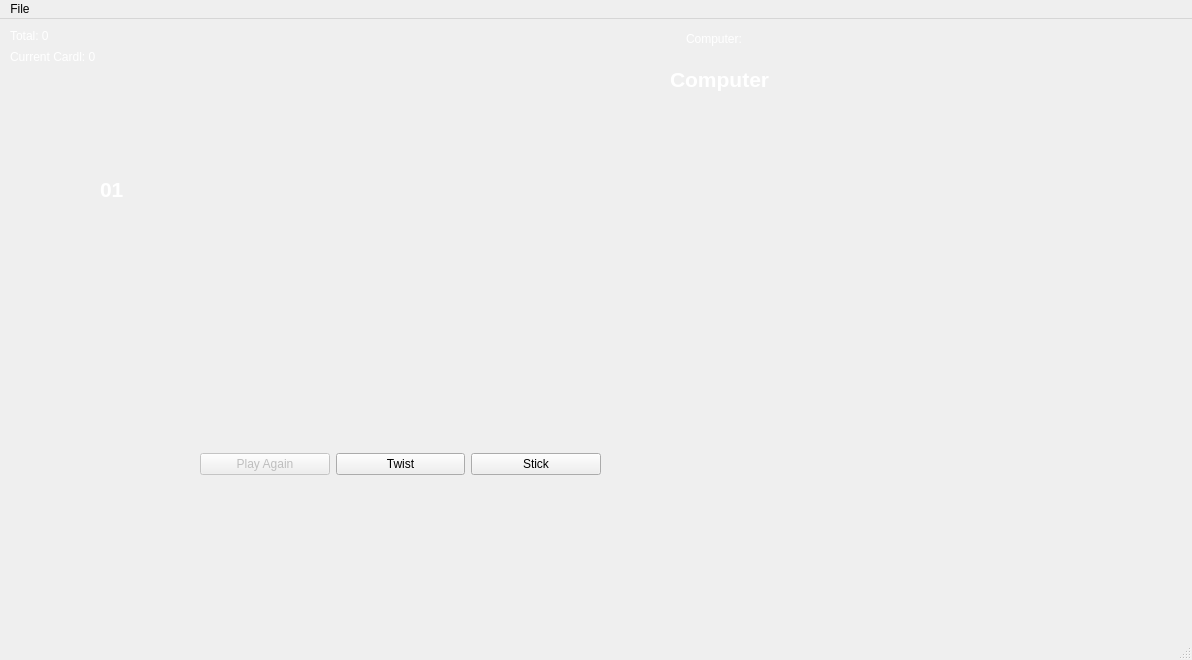
<?xml version="1.0" encoding="UTF-8"?>
<ui version="4.0">
 <class>PlayWindow</class>
 <widget class="QMainWindow" name="PlayWindow">
  <property name="geometry">
   <rect>
    <x>0</x>
    <y>0</y>
    <width>1192</width>
    <height>660</height>
   </rect>
  </property>
  <property name="baseSize">
   <size>
    <width>1200</width>
    <height>800</height>
   </size>
  </property>
  <property name="windowTitle">
   <string>BlackJack C++ Made by Dominic Heal</string>
  </property>
  <widget class="QWidget" name="centralwidget">
   <widget class="QLabel" name="tableLabel">
    <property name="geometry">
     <rect>
      <x>0</x>
      <y>0</y>
      <width>8</width>
      <height>17</height>
     </rect>
    </property>
    <property name="baseSize">
     <size>
      <width>1000</width>
      <height>700</height>
     </size>
    </property>
    <property name="text">
     <string/>
    </property>
   </widget>
   <widget class="QWidget" name="layoutWidget">
    <property name="geometry">
     <rect>
      <x>200</x>
      <y>430</y>
      <width>401</width>
      <height>30</height>
     </rect>
    </property>
    <layout class="QHBoxLayout" name="horizontalLayout">
     <item>
      <widget class="QPushButton" name="playagainButton">
       <property name="enabled">
        <bool>false</bool>
       </property>
       <property name="text">
        <string>Play Again</string>
       </property>
      </widget>
     </item>
     <item>
      <widget class="QPushButton" name="twistButton">
       <property name="text">
        <string>Twist</string>
       </property>
      </widget>
     </item>
     <item>
      <widget class="QPushButton" name="stickButton">
       <property name="text">
        <string>Stick</string>
       </property>
      </widget>
     </item>
    </layout>
   </widget>
   <widget class="QLabel" name="playertotalLabel">
    <property name="geometry">
     <rect>
      <x>10</x>
      <y>10</y>
      <width>47</width>
      <height>13</height>
     </rect>
    </property>
    <property name="palette">
     <palette>
      <active>
       <colorrole role="WindowText">
        <brush brushstyle="SolidPattern">
         <color alpha="255">
          <red>255</red>
          <green>255</green>
          <blue>255</blue>
         </color>
        </brush>
       </colorrole>
      </active>
      <inactive>
       <colorrole role="WindowText">
        <brush brushstyle="SolidPattern">
         <color alpha="255">
          <red>255</red>
          <green>255</green>
          <blue>255</blue>
         </color>
        </brush>
       </colorrole>
      </inactive>
      <disabled>
       <colorrole role="WindowText">
        <brush brushstyle="SolidPattern">
         <color alpha="255">
          <red>120</red>
          <green>120</green>
          <blue>120</blue>
         </color>
        </brush>
       </colorrole>
      </disabled>
     </palette>
    </property>
    <property name="text">
     <string>Total: 0</string>
    </property>
   </widget>
   <widget class="QLabel" name="playercurrentLabel">
    <property name="geometry">
     <rect>
      <x>10</x>
      <y>30</y>
      <width>111</width>
      <height>16</height>
     </rect>
    </property>
    <property name="palette">
     <palette>
      <active>
       <colorrole role="WindowText">
        <brush brushstyle="SolidPattern">
         <color alpha="255">
          <red>255</red>
          <green>255</green>
          <blue>255</blue>
         </color>
        </brush>
       </colorrole>
      </active>
      <inactive>
       <colorrole role="WindowText">
        <brush brushstyle="SolidPattern">
         <color alpha="255">
          <red>255</red>
          <green>255</green>
          <blue>255</blue>
         </color>
        </brush>
       </colorrole>
      </inactive>
      <disabled>
       <colorrole role="WindowText">
        <brush brushstyle="SolidPattern">
         <color alpha="255">
          <red>120</red>
          <green>120</green>
          <blue>120</blue>
         </color>
        </brush>
       </colorrole>
      </disabled>
     </palette>
    </property>
    <property name="text">
     <string>Current Cardl: 0</string>
    </property>
   </widget>
   <widget class="QLabel" name="youLabel">
    <property name="geometry">
     <rect>
      <x>100</x>
      <y>150</y>
      <width>61</width>
      <height>41</height>
     </rect>
    </property>
    <property name="palette">
     <palette>
      <active>
       <colorrole role="WindowText">
        <brush brushstyle="SolidPattern">
         <color alpha="255">
          <red>255</red>
          <green>255</green>
          <blue>255</blue>
         </color>
        </brush>
       </colorrole>
      </active>
      <inactive>
       <colorrole role="WindowText">
        <brush brushstyle="SolidPattern">
         <color alpha="255">
          <red>255</red>
          <green>255</green>
          <blue>255</blue>
         </color>
        </brush>
       </colorrole>
      </inactive>
      <disabled>
       <colorrole role="WindowText">
        <brush brushstyle="SolidPattern">
         <color alpha="255">
          <red>120</red>
          <green>120</green>
          <blue>120</blue>
         </color>
        </brush>
       </colorrole>
      </disabled>
     </palette>
    </property>
    <property name="font">
     <font>
      <pointsize>16</pointsize>
      <weight>75</weight>
      <bold>true</bold>
     </font>
    </property>
    <property name="text">
     <string>01</string>
    </property>
   </widget>
   <widget class="QLabel" name="computerLabel">
    <property name="geometry">
     <rect>
      <x>670</x>
      <y>40</y>
      <width>161</width>
      <height>41</height>
     </rect>
    </property>
    <property name="palette">
     <palette>
      <active>
       <colorrole role="WindowText">
        <brush brushstyle="SolidPattern">
         <color alpha="255">
          <red>255</red>
          <green>255</green>
          <blue>255</blue>
         </color>
        </brush>
       </colorrole>
      </active>
      <inactive>
       <colorrole role="WindowText">
        <brush brushstyle="SolidPattern">
         <color alpha="255">
          <red>255</red>
          <green>255</green>
          <blue>255</blue>
         </color>
        </brush>
       </colorrole>
      </inactive>
      <disabled>
       <colorrole role="WindowText">
        <brush brushstyle="SolidPattern">
         <color alpha="255">
          <red>120</red>
          <green>120</green>
          <blue>120</blue>
         </color>
        </brush>
       </colorrole>
      </disabled>
     </palette>
    </property>
    <property name="font">
     <font>
      <pointsize>16</pointsize>
      <weight>75</weight>
      <bold>true</bold>
     </font>
    </property>
    <property name="text">
     <string>Computer</string>
    </property>
   </widget>
   <widget class="QLabel" name="computerScoreLabel">
    <property name="geometry">
     <rect>
      <x>686</x>
      <y>10</y>
      <width>111</width>
      <height>20</height>
     </rect>
    </property>
    <property name="palette">
     <palette>
      <active>
       <colorrole role="WindowText">
        <brush brushstyle="SolidPattern">
         <color alpha="255">
          <red>255</red>
          <green>255</green>
          <blue>255</blue>
         </color>
        </brush>
       </colorrole>
      </active>
      <inactive>
       <colorrole role="WindowText">
        <brush brushstyle="SolidPattern">
         <color alpha="255">
          <red>255</red>
          <green>255</green>
          <blue>255</blue>
         </color>
        </brush>
       </colorrole>
      </inactive>
      <disabled>
       <colorrole role="WindowText">
        <brush brushstyle="SolidPattern">
         <color alpha="255">
          <red>120</red>
          <green>120</green>
          <blue>120</blue>
         </color>
        </brush>
       </colorrole>
      </disabled>
     </palette>
    </property>
    <property name="text">
     <string>Computer:</string>
    </property>
   </widget>
   <widget class="QLabel" name="statusLabel">
    <property name="geometry">
     <rect>
      <x>115</x>
      <y>350</y>
      <width>47</width>
      <height>13</height>
     </rect>
    </property>
    <property name="palette">
     <palette>
      <active>
       <colorrole role="WindowText">
        <brush brushstyle="SolidPattern">
         <color alpha="255">
          <red>255</red>
          <green>255</green>
          <blue>255</blue>
         </color>
        </brush>
       </colorrole>
      </active>
      <inactive>
       <colorrole role="WindowText">
        <brush brushstyle="SolidPattern">
         <color alpha="255">
          <red>255</red>
          <green>255</green>
          <blue>255</blue>
         </color>
        </brush>
       </colorrole>
      </inactive>
      <disabled>
       <colorrole role="WindowText">
        <brush brushstyle="SolidPattern">
         <color alpha="255">
          <red>120</red>
          <green>120</green>
          <blue>120</blue>
         </color>
        </brush>
       </colorrole>
      </disabled>
     </palette>
    </property>
    <property name="text">
     <string/>
    </property>
   </widget>
   <widget class="QLabel" name="computerStatusLabel">
    <property name="geometry">
     <rect>
      <x>630</x>
      <y>350</y>
      <width>47</width>
      <height>13</height>
     </rect>
    </property>
    <property name="palette">
     <palette>
      <active>
       <colorrole role="WindowText">
        <brush brushstyle="SolidPattern">
         <color alpha="255">
          <red>255</red>
          <green>255</green>
          <blue>255</blue>
         </color>
        </brush>
       </colorrole>
      </active>
      <inactive>
       <colorrole role="WindowText">
        <brush brushstyle="SolidPattern">
         <color alpha="255">
          <red>255</red>
          <green>255</green>
          <blue>255</blue>
         </color>
        </brush>
       </colorrole>
      </inactive>
      <disabled>
       <colorrole role="WindowText">
        <brush brushstyle="SolidPattern">
         <color alpha="255">
          <red>120</red>
          <green>120</green>
          <blue>120</blue>
         </color>
        </brush>
       </colorrole>
      </disabled>
     </palette>
    </property>
    <property name="text">
     <string/>
    </property>
   </widget>
   <widget class="QLabel" name="outcomeLabel">
    <property name="geometry">
     <rect>
      <x>910</x>
      <y>390</y>
      <width>281</width>
      <height>121</height>
     </rect>
    </property>
    <property name="palette">
     <palette>
      <active>
       <colorrole role="WindowText">
        <brush brushstyle="SolidPattern">
         <color alpha="255">
          <red>255</red>
          <green>0</green>
          <blue>0</blue>
         </color>
        </brush>
       </colorrole>
      </active>
      <inactive>
       <colorrole role="WindowText">
        <brush brushstyle="SolidPattern">
         <color alpha="255">
          <red>255</red>
          <green>0</green>
          <blue>0</blue>
         </color>
        </brush>
       </colorrole>
      </inactive>
      <disabled>
       <colorrole role="WindowText">
        <brush brushstyle="SolidPattern">
         <color alpha="255">
          <red>120</red>
          <green>120</green>
          <blue>120</blue>
         </color>
        </brush>
       </colorrole>
      </disabled>
     </palette>
    </property>
    <property name="font">
     <font>
      <pointsize>16</pointsize>
      <weight>75</weight>
      <bold>true</bold>
     </font>
    </property>
    <property name="text">
     <string/>
    </property>
    <property name="alignment">
     <set>Qt::AlignCenter</set>
    </property>
   </widget>
   <widget class="QWidget" name="gridLayoutWidget">
    <property name="geometry">
     <rect>
      <x>0</x>
      <y>200</y>
      <width>381</width>
      <height>101</height>
     </rect>
    </property>
    <layout class="QHBoxLayout" name="horizontalLayout_2">
     <property name="spacing">
      <number>0</number>
     </property>
     <item>
      <widget class="QLabel" name="card1Label">
       <property name="text">
        <string/>
       </property>
      </widget>
     </item>
     <item>
      <widget class="QLabel" name="card2Label">
       <property name="text">
        <string/>
       </property>
      </widget>
     </item>
     <item>
      <widget class="QLabel" name="card3Label">
       <property name="text">
        <string/>
       </property>
      </widget>
     </item>
     <item>
      <widget class="QLabel" name="card4Label">
       <property name="text">
        <string/>
       </property>
      </widget>
     </item>
     <item>
      <widget class="QLabel" name="card5Label">
       <property name="text">
        <string/>
       </property>
      </widget>
     </item>
     <item>
      <widget class="QLabel" name="card6Label">
       <property name="text">
        <string/>
       </property>
      </widget>
     </item>
     <item>
      <widget class="QLabel" name="card7Label">
       <property name="text">
        <string/>
       </property>
      </widget>
     </item>
     <item>
      <widget class="QLabel" name="card8Label">
       <property name="text">
        <string/>
       </property>
      </widget>
     </item>
     <item>
      <widget class="QLabel" name="card9Label">
       <property name="text">
        <string/>
       </property>
      </widget>
     </item>
     <item>
      <widget class="QLabel" name="card10Label">
       <property name="text">
        <string/>
       </property>
      </widget>
     </item>
    </layout>
   </widget>
   <widget class="QWidget" name="gridLayoutWidget_2">
    <property name="geometry">
     <rect>
      <x>280</x>
      <y>10</y>
      <width>381</width>
      <height>101</height>
     </rect>
    </property>
    <layout class="QHBoxLayout" name="horizontalLayout_3">
     <property name="spacing">
      <number>0</number>
     </property>
     <item>
      <widget class="QLabel" name="card1Label_2">
       <property name="text">
        <string/>
       </property>
      </widget>
     </item>
     <item>
      <widget class="QLabel" name="card2Label_2">
       <property name="text">
        <string/>
       </property>
      </widget>
     </item>
     <item>
      <widget class="QLabel" name="card3Label_2">
       <property name="text">
        <string/>
       </property>
      </widget>
     </item>
     <item>
      <widget class="QLabel" name="card4Label_2">
       <property name="text">
        <string/>
       </property>
      </widget>
     </item>
     <item>
      <widget class="QLabel" name="card5Label_2">
       <property name="text">
        <string/>
       </property>
      </widget>
     </item>
     <item>
      <widget class="QLabel" name="card6Label_2">
       <property name="text">
        <string/>
       </property>
      </widget>
     </item>
     <item>
      <widget class="QLabel" name="card7Label_2">
       <property name="text">
        <string/>
       </property>
      </widget>
     </item>
     <item>
      <widget class="QLabel" name="card8Label_2">
       <property name="text">
        <string/>
       </property>
      </widget>
     </item>
     <item>
      <widget class="QLabel" name="card9Label_2">
       <property name="text">
        <string/>
       </property>
      </widget>
     </item>
     <item>
      <widget class="QLabel" name="card10Label_2">
       <property name="text">
        <string/>
       </property>
      </widget>
     </item>
    </layout>
   </widget>
  </widget>
  <widget class="QMenuBar" name="menubar">
   <property name="geometry">
    <rect>
     <x>0</x>
     <y>0</y>
     <width>1192</width>
     <height>26</height>
    </rect>
   </property>
   <widget class="QMenu" name="menuQuit">
    <property name="title">
     <string>File</string>
    </property>
    <addaction name="actionQuit"/>
   </widget>
   <addaction name="menuQuit"/>
  </widget>
  <widget class="QStatusBar" name="statusbar"/>
  <action name="actionQuit">
   <property name="text">
    <string>Quit</string>
   </property>
  </action>
 </widget>
 <resources/>
 <connections/>
</ui>
